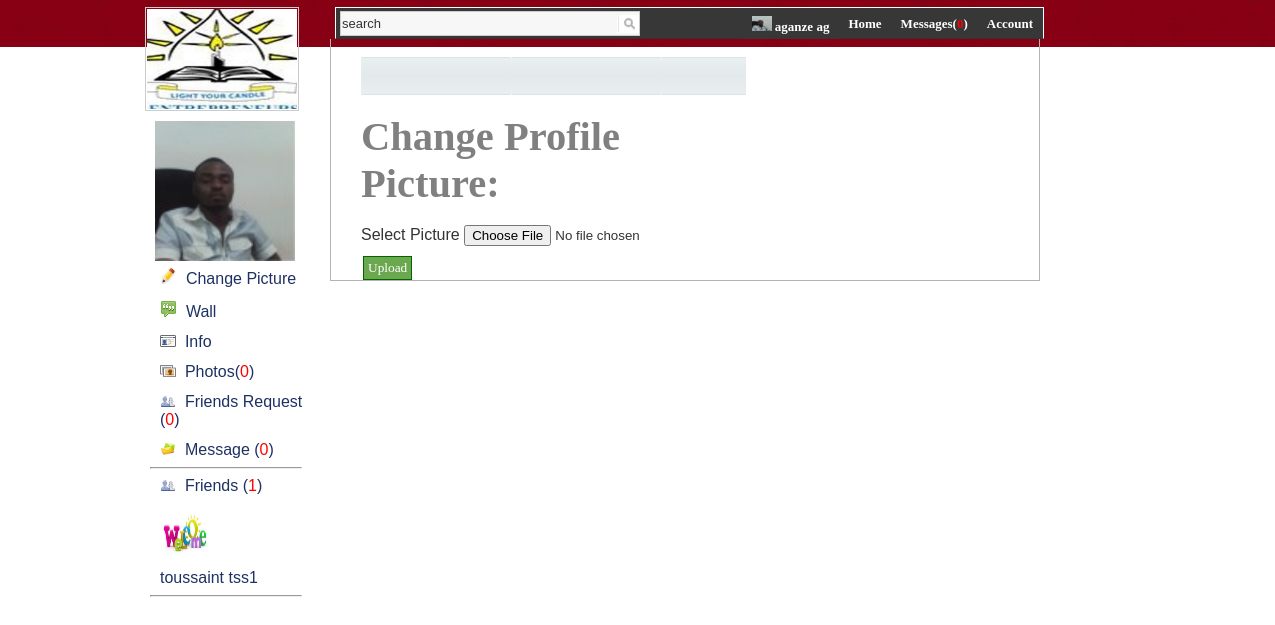
Page /editpic.php (signed in) on the committed database.
### tables this page shows
CREATE TABLE IF NOT EXISTS `friends` (
  `member_id` int(11) NOT NULL,
  `datetime` datetime NOT NULL,
  `status` varchar(11) NOT NULL,
  `friends_with` int(11) NOT NULL
);

CREATE TABLE IF NOT EXISTS `members` (
  `member_id` int(11) NOT NULL AUTO_INCREMENT,
  `UserName` varchar(10) NOT NULL,
  `Password` varchar(80) NOT NULL,
  `FirstName` varchar(30) NOT NULL,
  `LastName` varchar(30) NOT NULL,
  `Address` varchar(200) NOT NULL,
  `ContactNo` varchar(14) NOT NULL,
  `Url` varchar(100) NOT NULL,
  `Birthdate` varchar(20) NOT NULL,
  `Gender` varchar(6) NOT NULL,
  `DateAdded` datetime NOT NULL,
  `profImage` varchar(200) NOT NULL,
  `curcity` varchar(50) NOT NULL,
  `hometown` varchar(50) NOT NULL,
  `Interested` varchar(30) NOT NULL,
  `language` varchar(30) NOT NULL,
  `college` varchar(100) NOT NULL,
  `highschool` varchar(200) NOT NULL,
  `experiences` varchar(200) NOT NULL,
  `arts` text NOT NULL,
  `aboutme` text NOT NULL,
  `month` varchar(20) NOT NULL,
  `day` varchar(2) NOT NULL,
  `year` varchar(4) NOT NULL,
  `Stats` varchar(30) NOT NULL,
  PRIMARY KEY (`member_id`)
);

### editpic.php (the view, shortened to what this page needs)
<html>
<head><title>Edit Picture</title></head>
	<link href="facebox1.2/src/facebox.css" media="screen" rel="stylesheet" type="text/css" />
			<link href="../css/example.css" media="screen" rel="stylesheet" type="text/css" />
<link href="home.css" rel="stylesheet" type="text/css" />
<body>
<div class="main">
<div class="lefttop1" > <div class="lefttopleft"><a href="img/slaulogo.jpg" rel="facebox"><img src="img/slaulogo.jpg" width="150" height="100"  style="margin:10px 0 10px 0;border:1px solid #ccc;padding:1px;" /></a></div>
   <div class="propic">
	<?php
$id= $_SESSION['SESS_MEMBER_ID'];
$image=mysql_query("SELECT * FROM members WHERE member_id='$id'");
			$row=mysql_fetch_assoc($image);
			echo '<div id="pic">';
			echo "<a href=".$row['profImage']." rel=facebox;><img width=140 height=140 alt='Unable to View' src='" . $_SESSION['image'] . "'></a>";
			echo '</div>';
?>
</div>
<ul id="sddm1">
	<li><a href="editpic.php"><img src="img/pencil.png" width="17" height="17" border="0" /> &nbsp;Change Picture</a>
	</li>
	<li><a href="Home.php"><img src="img/wal.png" width="17" height="17" border="0" /> &nbsp;Wall</a>
	</li>
	<li><a href="info.php"><img src="img/message.png" width="16" height="12" border="0" /> &nbsp;Info</a>
	</li>
<li><a href="photos.php"><img src="img/photos.png" width="16" height="12" border="0" /> &nbsp;Photos(<?php
$result = mysql_query("SELECT * FROM photos WHERE member_id='".$_SESSION['SESS_MEMBER_ID'] ."'");
	$numberOfRows = MYSQL_NUMROWS($result);
	echo '<font color="red">' . $numberOfRows . '</font>';
	?>)	</a>
	</li>
	<li><a href="request.php"><img src="img/friends.png" width="16" height="12" border="0" /> &nbsp;Friends Request
	(<?php
					$member_id=$_SESSION['SESS_MEMBER_ID'];
					$count=mysql_query("SELECT * FROM friends WHERE friends_with='$member_id' AND status='unconf'") or die(mysql_error());
					$numberOFRows=mysql_numrows($count);
					echo '<font color="red">'.$numberOFRows.'</font>';?>)
					</a>
	</li>
	<li><a href=""><img src="img/m.png" width="16" height="12" border="0" /> &nbsp;Message&nbsp(<?php
$result = mysql_query("SELECT * FROM messages WHERE receiver='".$_SESSION['SESS_FIRST_NAME'] ."' and status='pending' ORDER BY receiver ASC");
	$numberOfRows = MYSQL_NUMROWS($result);
	echo '<font color="red">' . $numberOfRows. '</font>';
	?>)
	</a>
	</li>
	<li><hr width="150"></li>
	<li>
	</ul>
	<div class="friend">
	<ul id="sddm1">
	<li><a href=""><img src="img/friends.png" width="16" height="12" border="0" /> &nbsp;Friends
	(<?php
$result = mysql_query("SELECT * FROM friends WHERE friends_with='".$_SESSION['SESS_MEMBER_ID'] ."' and status='conf'");
	$numberOfRows = MYSQL_NUMROWS($result);
	echo '<font color="Red">' . $numberOfRows. '</font>';
	?>)
	</a>
	</li>
	</ul>
	<ul id="sddm1">
  <?php
									$member_id=$_SESSION['SESS_MEMBER_ID'];
								$post = mysql_query("SELECT * FROM friends WHERE friends_with = '$member_id' AND status = 'conf' ")or die(mysql_error());
								$num_rows  =mysql_numrows($post);
							if ($num_rows != 0 ){
								while($row = mysql_fetch_array($post)){
								$myfriend = $row['member_id'];
								$member_id=$_SESSION['SESS_MEMBER_ID'];
									if($myfriend == $member_id){
										$myfriend1 = $row['friends_with'];
										$friends = mysql_query("SELECT * FROM members WHERE member_id = '$myfriend1'")or die(mysql_error());
										$friendsa = mysql_fetch_array($friends);
										echo '<li> <a href=friendprofile.php?id='.$friendsa["member_id"].' style="text-decoration:none;"><img src="'. $friendsa['profImage'].'" height="50" width="50"></li><br><li>'.$friendsa['FirstName'].' '.$friendsa['LastName'].' </a> </li>';
									}else{
										$friends = mysql_query("SELECT * FROM members WHERE member_id = '$myfriend'")or die(mysql_error());
										$friendsa = mysql_fetch_array($friends);
									echo '<li> <a href=friendprofile.php?id='.$friendsa["member_id"].' style="text-decoration:none;"><img src="'. $friendsa['profImage'].'" height="50" width="50"></li><br><li>'.$friendsa['FirstName'].' '.$friendsa['LastName'].' </a> </li>';
									}
								}
								}else{
									echo 'You don\'t have friends </li>';
								}
							?>
							</ul>
							<ul id="sddm1">
							<li><hr width="150"></li>
							</ul>
</div>
  </div>
  <div class="righttop1">
       <div class="search">
      <form action="" method="GET">
        <input name="query" type="text" maxlength="30" class="textfield"  value="search"/>
      </form>
</div>
    <div class="nav">
      <ul id="sddm">
        <?php include("menubar.php"); ?>
      </ul>
    </div>
  </div>
  </div>
<div class="right">
<div class="shoutout">
		<div  class="back"><h4><class="p"><div></h4></div>
       <form  method="post" enctype="multipart/form-data">
 <div class="color"><h2>Change Profile Picture:</h2></div>
  Select Picture
 <input type="file" name="image" class="font">
    <input type="submit" value="Upload" class="greenButton">
</form>
</div>
</div>
</body>

### menubar.php (shortened to what this page needs)
<li><a href="profile.php" ><?php
$result = mysql_query("SELECT * FROM members WHERE member_id='".$_SESSION['SESS_MEMBER_ID'] ."'");
while($row = mysql_fetch_array($result))
  {
  echo "<img width=20 height=15 alt='Unable to View' src='" . $row["profImage"] . "'>";
  echo $row["FirstName"];
  echo $row["LastName"];
  }
?></a></li>
      <li><a href="Home.php">Home</a></li>
	  <li><a href="receivemessage.php">Messages(<?php
                          $received = mysql_query("SELECT * FROM messages WHERE recipient = '$_SESSION[SESS_MEMBER_ID]' AND status = 'unread'");
						  $receiveda = mysql_numrows($received);
						  echo '<font color="Red">'  .$receiveda .'</font>';
?>)</a></li>
               <li><a  href="#"onmouseover="mopen('m5')" onMouseOut="mclosetime()">Account</a>
        </li>

### css/example.css (style rules this page uses)
* { margin: 0; padding: 0; }
body { font-family: "lucida grande",tahoma,verdana,arial,sans-serif; background: #fff; color: #333; padding-bottom: 25px; }
a { color: #3B5998; text-decoration: none; }
ul li { list-style: none; display: inline; }
li { padding: 2px 5px; }
.right { float: right; }

### home.css (style rules this page uses)
.main { width:1265px; margin:0 auto; }
.lefttop1 { width:190px; height:30px; border-style:solid; border-width:thin; border-color:#3300FF; margin:0px 0px 0px 0px; margin-top: 8px; border-right-width: 0px; border-top-width: 0px; border-left-width: 0px; border-bottom-width: 0px; margin-left: 140px; margin-top: 7px; float:left; }
.lefttopleft { margin-top: -10px; float:left; }
.righttop1 { width:750px; height:30px; border-style:solid; background-color:#373737; border-width:thin; border-top-color:white; border-left-color:white; border-right-color:white; margin-top: 7px; border-left-width: 1px; width: 707px; float:left; }
.propic { margin:0px 0px 0px 0px; margin-top: 40px; margin-left: 10px; }
.greenButton { width:auto; margin:10px 0 0 2px; padding:3px 4px 3px 4px; color:white; background-color:#6aa74f; border:1px solid #006600; outline:none; font-family:Palatino Linotype; }
.nav { border-top-width: 0px; margin-top: 5px; float:right; }
#sddm { margin: 0; padding: 0; z-index: 30 }
#sddm li { margin: -1; padding: 0; list-style: none; float: left; font: bold 13px Palatino Linotype }
#sddm li a { display: block; margin: 0 1px 0 0; padding: 4px 10px; width: auto; background: #373737; color: #FFF; text-align: center; text-decoration: none }
#sddm1 { margin-left: 0px; padding: 0; z-index: 30; list-style:none; }
#sddm1 li { float: left; font: Palatino Linotype }
#sddm1 li a { display: block; padding: 4px 10px; width: 150px; color:#1d3162; text-align:left; text-decoration: none; background-color: #FFFFFF; }
.search { width: 100px; margin-top: 8px; margin-left: 5px; float:left; }
.textfield { font-size: 13px; color: #333333; background: #F7F7F7; border: 1px solid #CCCCCC; padding-left: 1px; background-image:url(img/search.jpg); background-position:right; background-repeat:no-repeat; width: 300px; height: 25px; margin-top: -5px; margin-left: -1px; }
.right { width:708px; height:auto; border-style:solid; border-width:thin; border-color:#b3b3b3; margin:0px 0px 0px 0px; border-top-width: 0px; float:left; margin-left:330px; }
.shoutout { margin:0px 0px 0px 0px; width: 383px; margin-left: 30px; margin-top: 18px; font: Palatino Linotype }
.back { width:385; height:38px; background-image: url('images/blockheader1.png'); font: Palatino Linotype }
.color { font-family:Calibri; font-size:27px; color:Gray; }

### rows in the picture
friends: member.profImage (picture), member.FirstName "toussaint", member.LastName "tss1"
members: profImage (picture), FirstName "aganze", LastName "ag"

### other values in the picture
$numberOfRows "0"
$numberOFRows "0"
$numberOfRows "1"
$receiveda "0"
